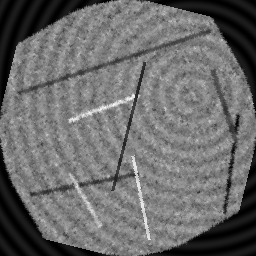
%> input picture ebsd_12.png, 256 x 256 px, given in place of blobs.png, which was not available
$ octave lab10.m   (GNU Octave 9; MATLAB toolbox functions it lacks are replaced by stand-ins)
%> lines starting %> are read from the running program, lines starting %| are printed output that depends on the picture; in (x1, y1, x2, y2) boxes, pixels count from 0 and x2, y2 are one past the last pixel; in counts of white or black regions, pixels touching at a corner belong together; the program's own positions count from 1; pictures that were not available may be replaced by others from this repository, and a replacement may not be noted
%% Transformata Hougha
close all; clear; clc;

% Sprowadza się do trzech czynności

a = imread("blobs.png");
%> a is the input picture: size 256x256 uint8; min 0, max 255, mean 106.9
%subplot(121), imshow(a);

[H, T, R] = hough(a); % H-tablcia dwuwymiarowa, T, R wektory
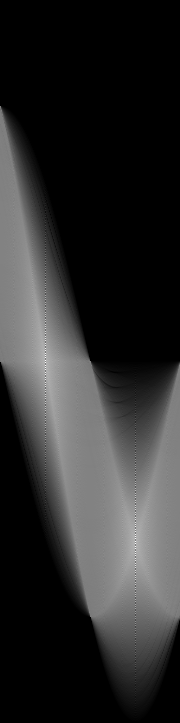
%> H: size 723x180 double; min 0, max 501, mean 89.2; drawn with min black and max white
%> T = 180 values from -90 to 89; R = 723 values from -361 to 361
pik = houghpeaks(H, 10); % te wartosci nalezy zamienic na linie
%> pik = [542 136; 363 46; 354 46; 552 136; 373 46; 532 136; 344 46; 561 136; 523 136; 383 46]
L = houghlines(a, T, R, pik, 'FillGap',5);
%> L = 10 lines; longest, point1 to point2 (x, y): (1, 255) to (256, 1), (2, 1) to (256, 255), (1, 12) to (245, 256), (14, 256) to (256, 15), (1, 241) to (242, 1), (16, 1) to (256, 241)
%subplot(122), imagesc(T,R,H);
imshow(a); hold on;
max_odl = -Inf;
for k = 1 : 10
    line([L(k).point1(1), L(k).point2(1)], ...
        [L(k).point1(2), L(k).point2(2)], 'color', 'g');
    odl = sqrt((L(k).point1(1) - L(k).point2(1))^2+...
        (L(k).point1(2) - L(k).point2(2))^2); % tak znajdujemy
    % najdluzsza linie spośród tych zeilonych
    if odl > max_odl
        max_odl = odl;
        n = k;
    end
end
%> this loop made 10 passes
%> (odl, max_odl) on pass 1: (359.9, 359.9)
%> odl on passes 2 to 7: 359.2, 345.1, 341.5, 339.4, 340.1, 325.3
%> after the loop, n = 1
k = n;
%> k = 1
    line([L(k).point1(1), L(k).point2(1)], ...
        [L(k).point1(2), L(k).point2(2)], 'color', 'r');
hold off

%%
cd('D:\AGH-studia\Semestr_6\PDanychCyfrowych\Laby_notatki');
% Szukamy kół korzystając z metod analizy obrazu

close all; clear; clc;
[map, pal] = imread('w_shape.png');
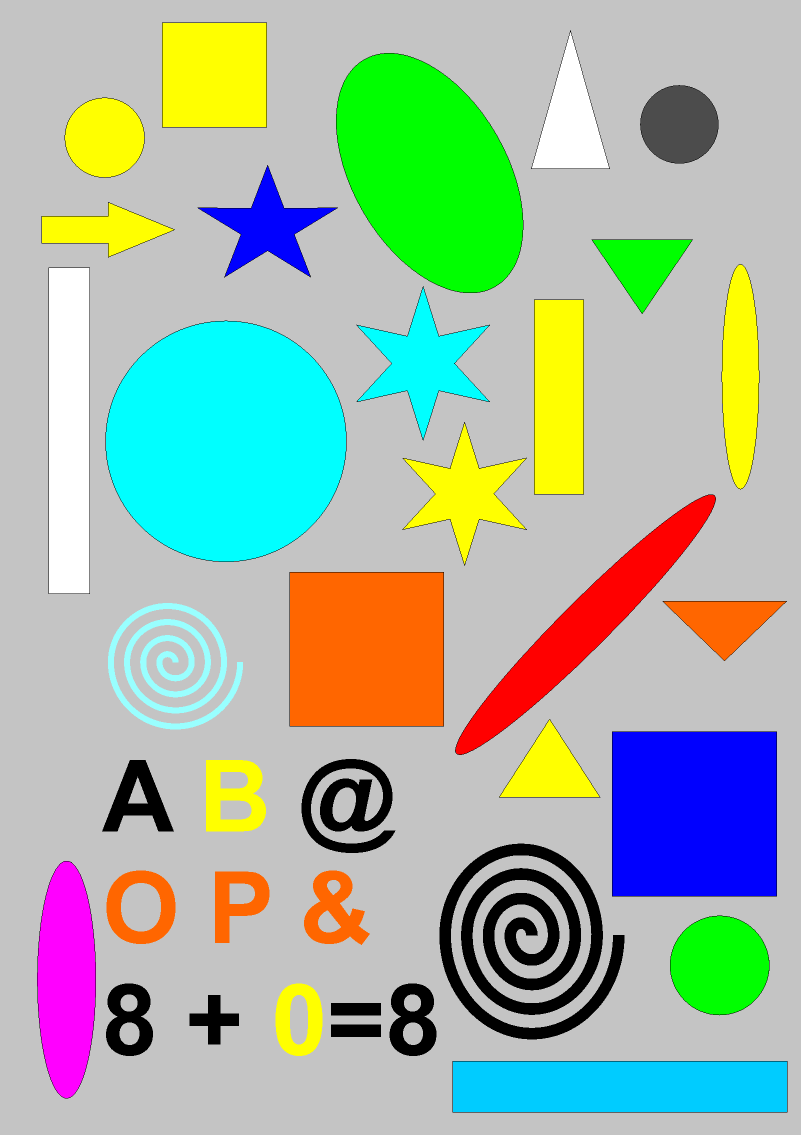
%> input picture w_shape.png, 1601 x 2270 px (shown at 1/2 size)
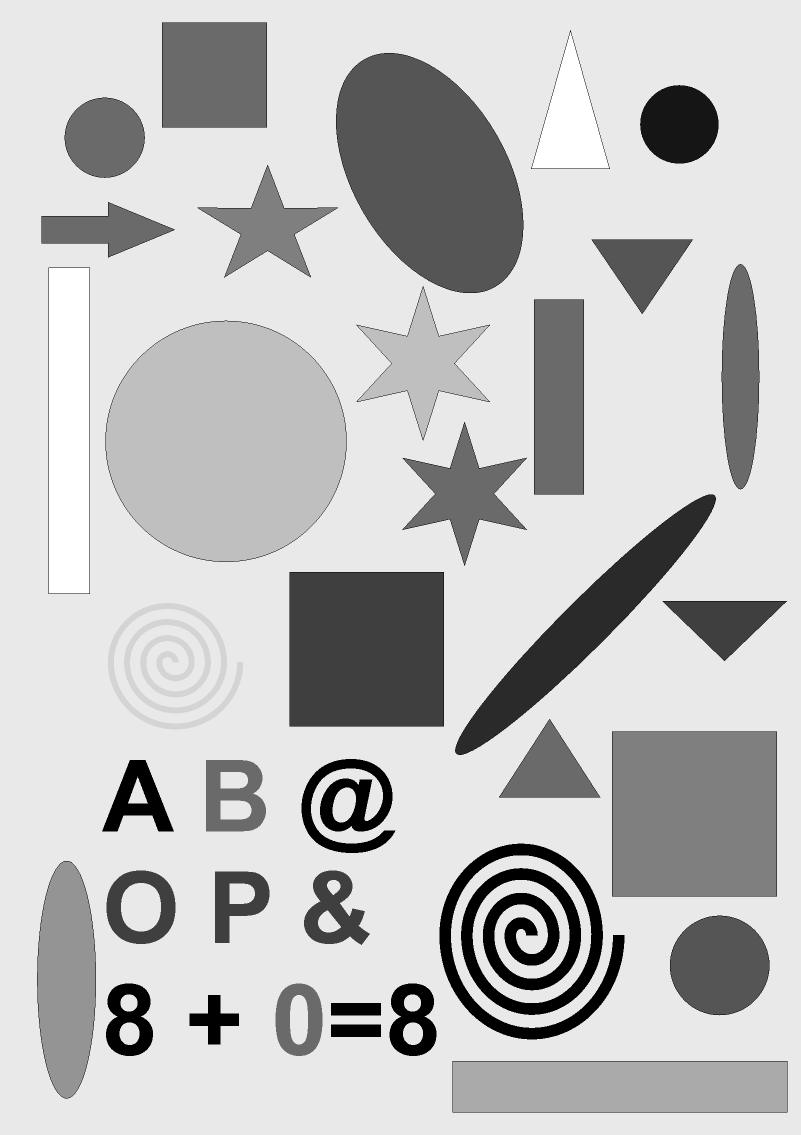
%> map: size 2270x1601 uint8 (shown at 1/2 size); min 0, max 12, mean 9.07; drawn with min black and max white
%> pal = 13 rows, first 12: [0 0 0; 0.298 0.298 0.298; 1 0 0; 1 0.4 0; 0 1 0; 1 1 0; 0 0 1; 1 0 1; 0 0.8 1; 0 1 1; 0.6 1 1; 0.769 0.769 0.769]
a = ind2rgb(map, pal); % obraz indeksowany
%> a: size 2270x1601x3 double
subplot(121), imshow(a);
bin = (map ~= 11); % sprawdzamy indeks tła za pomocą imagesc(map) !!!
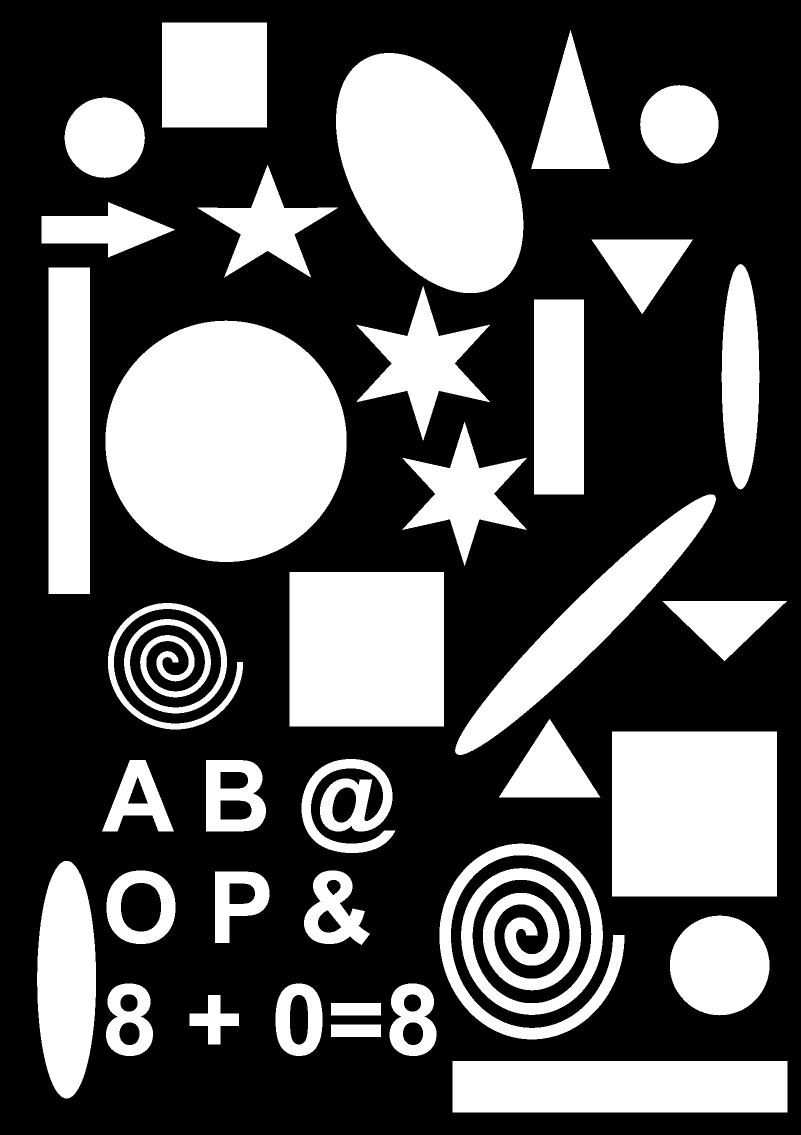
%> bin: size 2270x1601 logical (shown at 1/2 size); 34.7% white; 36 white regions, largest, box (x1, y1, x2, y2) and area: (211, 641, 693, 1124) 182869, (672, 106, 1047, 586) 127342, (1224, 1463, 1554, 1793) 108900
subplot(122), imshow(bin);

% SZUKAMY KOŁA
% obliczamy wsółczynniki kształtu
% bezwymiarowy współczynnik kształtu
% robimy etykietowanie, licznymy dla kazdego obiektu pole obwod
% potem liczmy wspolczynnik kształtu

[aseg, N] = bwlabel(bin); % robimy etykietowanie
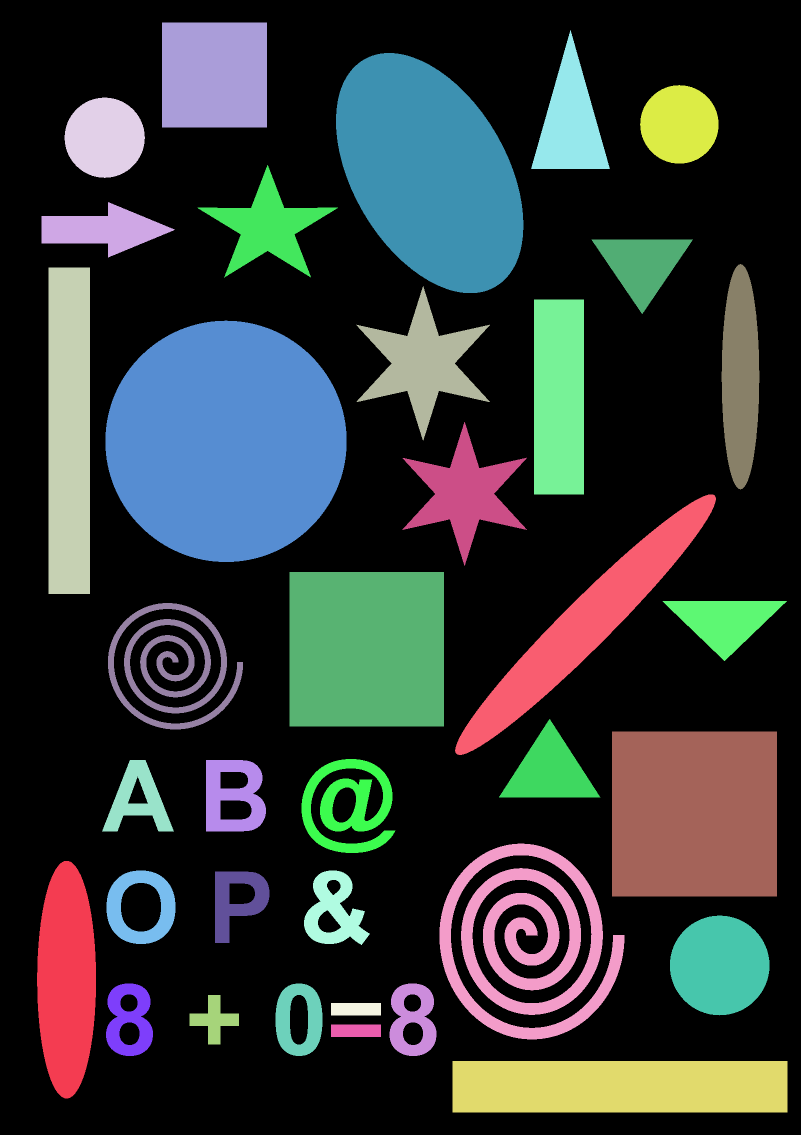
%> aseg: size 2270x1601 double (shown at 1/2 size); 37 distinct labels, from 0 to 36; one colour per label, 0 black
%> N = 36
kolo = false(size(bin));
for k = 1 : N
    tt = (aseg == k);
    pole = bwarea(tt);
    obwod = bwarea(bwperim(tt));
    bwk = 4 * pi * pole / (obwod * obwod);
    if abs(bwk-1) < 0.05
        kolo = kolo | tt;
    end
end
%> this loop made 36 passes
%> (pole, obwod, bwk) on passes 1 to 12: (44023.6, 1028.2, 0.523), (14810, 667.4, 0.418), (54199, 1468.5, 0.316), (20162.6, 498.2, 1.02), (9237.8, 689.5, 0.244), (182939.5, 1503, 1.02), (8581.2, 678.5, 0.234), (10204.9, 738.8, 0.235), (22010.1, 3643.8, 0.0208), (44100, 836.5, 0.792), (4325.5, 390, 0.357), (20835.5, 989, 0.268)
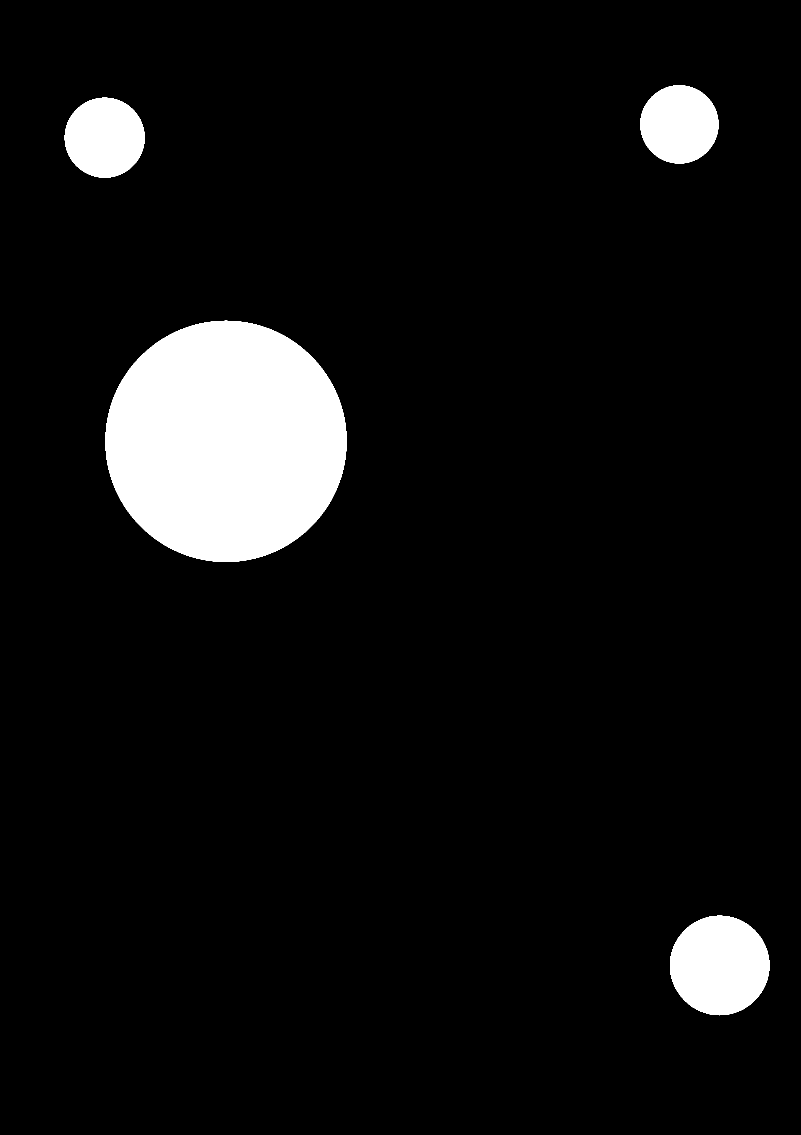
%> kolo: size 2270x1601 logical (shown at 1/2 size); 7% white; 4 white regions, box (x1, y1, x2, y2) and area: (211, 641, 693, 1124) 182869, (1340, 1831, 1539, 2031) 31131, (129, 195, 290, 356) 20139, (1280, 170, 1437, 327) 19258
imshow(kolo);

%%
% SZUKAMY KWADRATU
[aseg, N] = bwlabel(bin); % robimy etykietowanie
kwadrat = false(size(bin));
%> (the run ends here)
